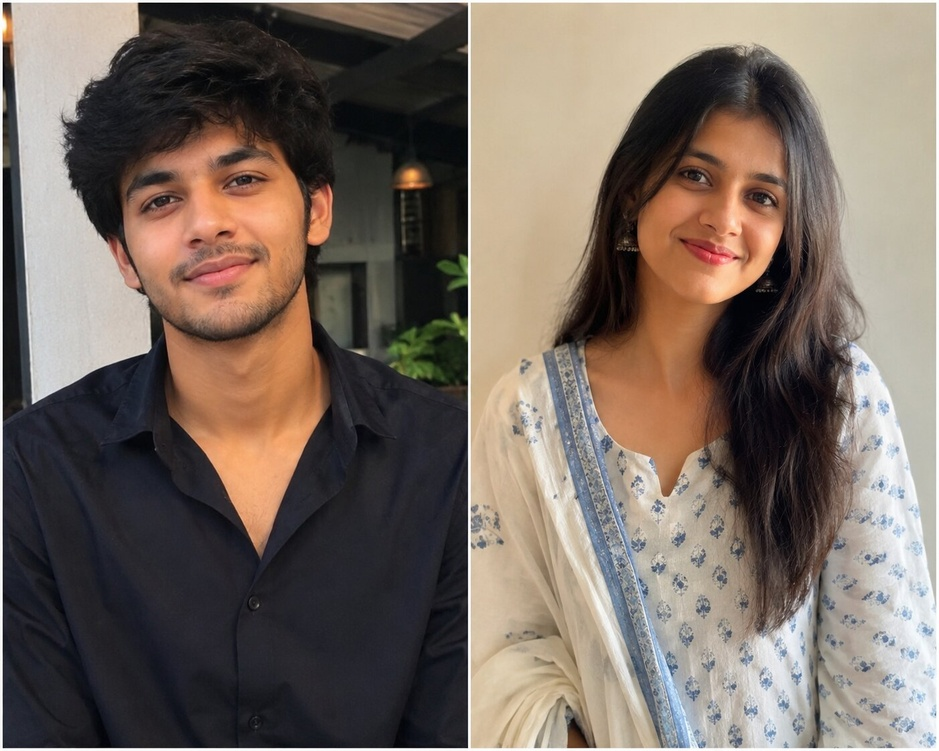
#> input picture data/photo.jpg, 939 x 751 px, shrunk from 1402 x 1122 before the run, found by its file name
$ python color_spaces_practice.py
#> lines starting #> are read from the running program, lines starting #| are printed output that depends on the picture; after the words box and inside, x2 and y2 are one past the last pixel; in counts of white or black regions, pixels touching at a corner belong together
import cv2
import numpy as np

# Load the same photo from Day 9
img = cv2.imread("data/photo.jpg")
#> img is the input picture: shape (751, 939, 3); mean B, G, R 97.8, 107.1, 120

if img is None:
    print("Error: Could not load image!")
else:
    # Convert BGR to HSV
    hsv_img = cv2.cvtColor(img, cv2.COLOR_BGR2HSV)
#> hsv_img: shape (751, 939, 3); mean H, S, V 55.3, 60.3, 123

    # For this exercise, let's isolate "red" colors using HSV ranges
    # Red in HSV can appear in two ranges (because Hue wraps around like a circle)
    lower_red1 = np.array([0, 70, 50])
    upper_red1 = np.array([10, 255, 255])
    lower_red2 = np.array([170, 70, 50])
    upper_red2 = np.array([180, 255, 255])

    # Create masks - a "mask" is like a stencil that only shows pixels matching our color range
    mask1 = cv2.inRange(hsv_img, lower_red1, upper_red1)
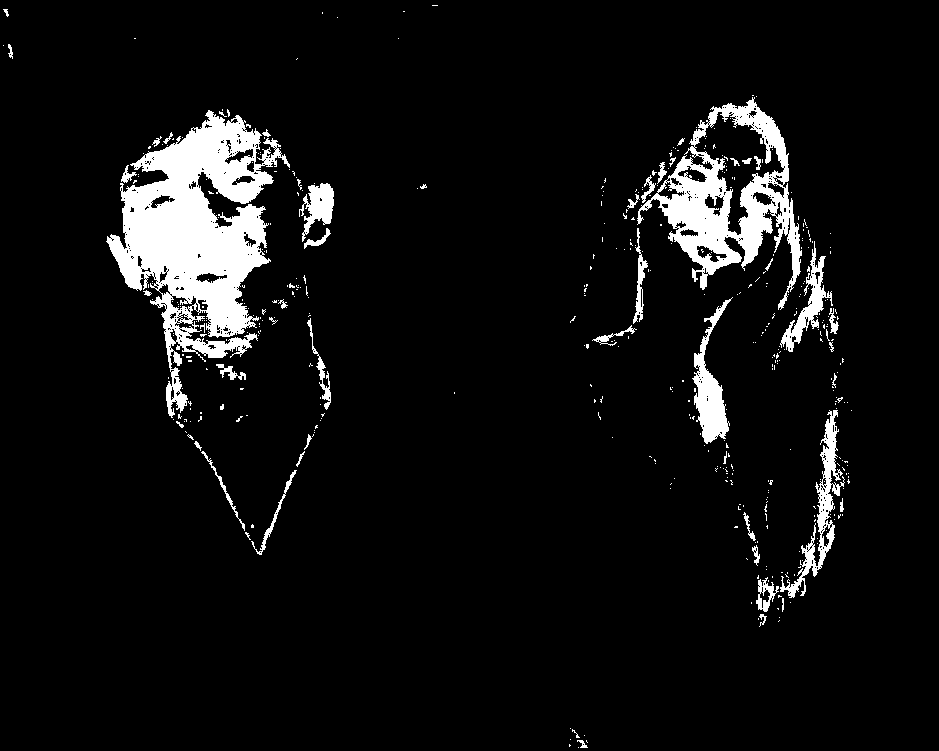
#> mask1: shape (751, 939); 6.6% white; 448 white regions (399 under 20 px), largest, box (x1, y1, x2, y2) and area: (106, 110, 290, 418) 23381, (637, 97, 802, 310) 10853, (780, 410, 845, 598) 2349
    mask2 = cv2.inRange(hsv_img, lower_red2, upper_red2)
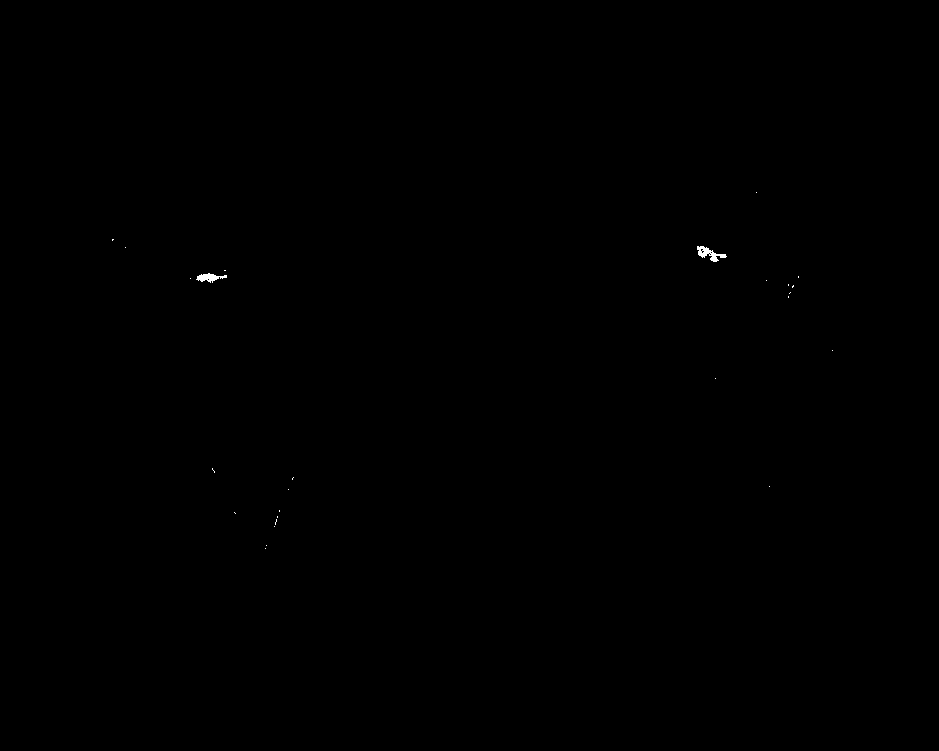
#> mask2: shape (751, 939); 0.06% white; 26 white regions (24 under 20 px), largest, box (x1, y1, x2, y2) and area: (697, 246, 727, 262) 199, (196, 273, 227, 283) 159
    red_mask = mask1 + mask2
#> red_mask: shape (751, 939); 6.6% white; 446 white regions (397 under 20 px), largest, box (x1, y1, x2, y2) and area: (106, 110, 290, 418) 23548, (637, 97, 802, 310) 11073, (780, 410, 845, 598) 2349

    # Apply the mask to isolate red regions from the original image
    red_only = cv2.bitwise_and(img, img, mask=red_mask)
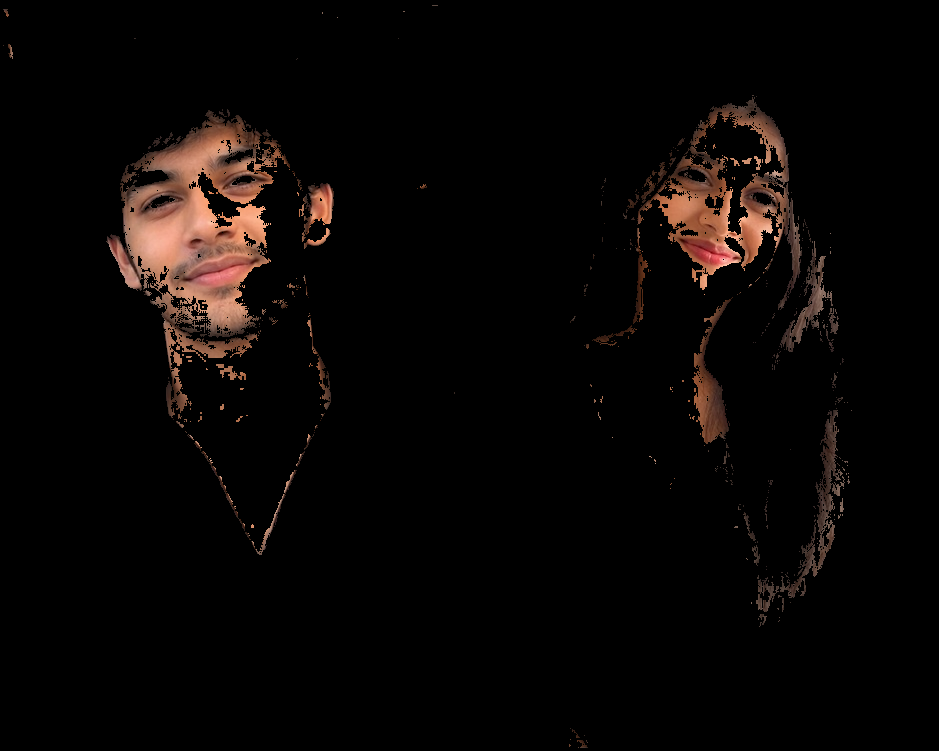
#> red_only: shape (751, 939, 3); mean B, G, R 5, 6.3, 9.6

    # Calculate average HSV values of the WHOLE image (simpler version for practice)
    avg_hue = np.mean(hsv_img[:, :, 0])
#> avg_hue = 55.32
    avg_saturation = np.mean(hsv_img[:, :, 1])
#> avg_saturation = 60.28
    avg_value = np.mean(hsv_img[:, :, 2])
#> avg_value = 123

    print(f"Dominant Hue: {avg_hue:.2f}")
#| Dominant Hue: 55.32
    print(f"Saturation: {avg_saturation:.2f}")
#| Saturation: 60.28
    print(f"Value: {avg_value:.2f}")
#| Value: 123.03

    # Save the red-isolated image so you can see the effect
    cv2.imwrite("data/red_isolated.jpg", red_only)
    print("red_isolated.jpg has been saved!")
